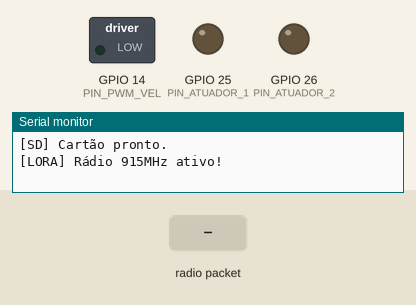
Bench run of a sketch on a simulated ESP32. Shown: switched loads named in the sketch (green lamp = pin HIGH), output pins drawn as LEDs (lit = HIGH), the last lines printed to the serial monitor. The inputs (shaded band) are chosen by the test bench. Storage starts empty; no radio packets arrive unless stated; the modem accepts every AT command (registered, SIM ready, sends succeed) and sends nothing else.

Above: at 1.2 s.
1.3 s: radio packet "CMD:DESTRAVAR:1234" arrives
At 2.0 s:
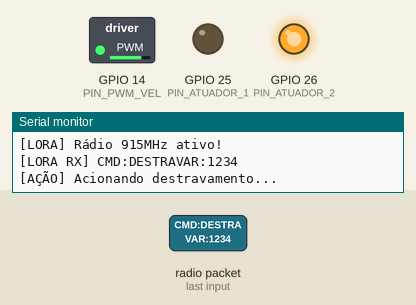
3.8 s: radio packet "CMD:TRAVAR:1234" arrives
At 4.6 s:
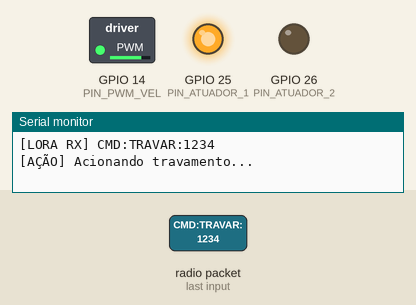
Timing chart, 0 to 6.8 s (numbered marks = the images above; inputs shaded):
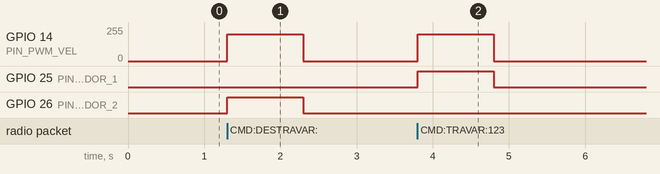

Measured:
- after the input at 1.3 s, GPIO 14 (PIN_PWM_VEL): 0/255 → 199/255 at once, → 0/255 1.0 s later; GPIO 26 (PIN_ATUADOR_2): LOW → HIGH at once, → LOW 1.0 s later
- after the input at 3.8 s, GPIO 14 (PIN_PWM_VEL): 0/255 → 199/255 at once, → 0/255 1.0 s later; GPIO 25 (PIN_ATUADOR_1): LOW → HIGH at once, → LOW 1.0 s later

The sketch:

TravaEHR_ESP32_LoRa_Telemetria.ino
```cpp
/*
  ============================================================================
   TRAVA EHR — Trava eletrônica de abastecimento com LoRa & Telemetria
   Firmware ESP32 v2.0 (LoRa 915MHz + GPS + GSM + RTC + MicroSD + Acionamento)
  ============================================================================
*/

#include <WiFi.h>
#include <WebServer.h>
#include <SPI.h>
#include <Wire.h>
#include <LoRa.h>
#include <SD.h>

// ============================ DEFINIÇÃO DE PINOS ============================
// Barramento SPI Compartilhado (LoRa e Cartão MicroSD)
#define PIN_SPI_SCK   18
#define PIN_SPI_MISO  19
#define PIN_SPI_MOSI  23

// Módulo LoRa SX1276 (915 MHz)
#define LORA_CS       5
#define LORA_RST      2
#define LORA_DIO0     4
#define LORA_FREQ     915E6

// Módulo Leitor Micro SD
#define SD_CS         13

// Módulo RTC DS3231 (I2C)
#define I2C_SDA       21
#define I2C_SCL       22
#define DS3231_ADDR   0x68

// Módulo GPS NEO-6M (Serial 1)
#define GPS_RX_PIN    34
#define GPS_TX_PIN    33

// Módulo GSM GPRS SIM800L (Serial 2)
#define GSM_RX_PIN    16
#define GSM_TX_PIN    17

// Acionamento das Travas / Motores (PWM / Gate)
#define PIN_ATUADOR_1 25
#define PIN_ATUADOR_2 26
#define PIN_PWM_VEL   14

// Sensores de Fim de Curso
#define PIN_FC_TRAV   35
#define PIN_FC_DEST   36

// ============================ CONFIGURAÇÕES =================================
const char* WIFI_SSID = "TRAVA-EHR-01";
const char* WIFI_PASS = "trava2026";
const char* PIN_AUTH  = "1234";

WebServer server(80);
HardwareSerial gpsSerial(1);
HardwareSerial gsmSerial(2);

enum EstadoTrava { TRAVADO, DESTRAVADO, EM_MOVIMENTO, FALHA };
EstadoTrava estadoAtual = TRAVADO;

// Variáveis de Telemetria
String ultimaLatitude  = "-19.9245";
String ultimaLongitude = "-43.9352";
String carimboTempo    = "2026-10-20 21:30:00";

// ========================== ROTINAS DE OPERAÇÃO =============================
void registrarLogSD(String evento, String resultado) {
  File logFile = SD.open("/ehr_audit.csv", FILE_APPEND);
  if (logFile) {
    String linha = carimboTempo + ";" + ultimaLatitude + ";" + ultimaLongitude + ";" + evento + ";" + resultado;
    logFile.println(linha);
    logFile.close();
    Serial.println("[SD LOG] " + linha);
  }
}

void enviarAlertaGSM(String msg) {
  gsmSerial.println("AT+CMGF=1"); // Modo texto SMS
  delay(100);
  gsmSerial.println("AT+CMGS=\"+5531999999999\""); // Inserir número da central
  delay(100);
  gsmSerial.print("[ALERTA TRAVA EHR] " + msg + " em Lat: " + ultimaLatitude + " Lon: " + ultimaLongitude);
  delay(100);
  gsmSerial.write(26); // Ctrl+Z
}

void executarTravar() {
  estadoAtual = EM_MOVIMENTO;
  Serial.println("[AÇÃO] Acionando travamento...");
  digitalWrite(PIN_ATUADOR_1, HIGH);
  digitalWrite(PIN_ATUADOR_2, LOW);
  ledcWrite(0, 200); // 80% PWM
  delay(1000);       // Pulso de 1 segundo
  ledcWrite(0, 0);
  digitalWrite(PIN_ATUADOR_1, LOW);
  estadoAtual = TRAVADO;
  registrarLogSD("TRAVAR", "SUCESSO");
}

void executarDestravar() {
  estadoAtual = EM_MOVIMENTO;
  Serial.println("[AÇÃO] Acionando destravamento...");
  digitalWrite(PIN_ATUADOR_1, LOW);
  digitalWrite(PIN_ATUADOR_2, HIGH);
  ledcWrite(0, 200);
  delay(1000);
  ledcWrite(0, 0);
  digitalWrite(PIN_ATUADOR_2, LOW);
  estadoAtual = DESTRAVADO;
  registrarLogSD("DESTRAVAR", "SUCESSO");
  enviarAlertaGSM("Bocal destravado para abastecimento.");
}

// ============================== SETUP =======================================
void setup() {
  Serial.begin(115200);
  gpsSerial.begin(9600, SERIAL_8N1, GPS_RX_PIN, GPS_TX_PIN);
  gsmSerial.begin(9600, SERIAL_8N1, GSM_RX_PIN, GSM_TX_PIN);

  pinMode(PIN_ATUADOR_1, OUTPUT);
  pinMode(PIN_ATUADOR_2, OUTPUT);
  pinMode(PIN_FC_TRAV, INPUT_PULLUP);
  pinMode(PIN_FC_DEST, INPUT_PULLUP);

  ledcAttachPin(PIN_PWM_VEL, 0);
  ledcSetup(0, 1000, 8); // 1 kHz, 8 bits

  // 1. Inicializar I2C para RTC
  Wire.begin(I2C_SDA, I2C_SCL);

  // 2. Inicializar barramento SPI
  SPI.begin(PIN_SPI_SCK, PIN_SPI_MISO, PIN_SPI_MOSI);

  // 3. Inicializar MicroSD
  if (!SD.begin(SD_CS)) {
    Serial.println("[SD] Falha na inicialização do cartão.");
  } else {
    Serial.println("[SD] Cartão pronto.");
  }

  // 4. Inicializar LoRa 915 MHz
  LoRa.setPins(LORA_CS, LORA_RST, LORA_DIO0);
  if (!LoRa.begin(LORA_FREQ)) {
    Serial.println("[LORA] Falha na conexão com SX1276.");
  } else {
    Serial.println("[LORA] Rádio 915MHz ativo!");
  }

  // 5. Configurar Wi-Fi AP
  WiFi.softAP(WIFI_SSID, WIFI_PASS);
  server.on("/status", HTTP_GET, []() {
    String json = "{\"estado\":\"" + String(estadoAtual == TRAVADO ? "TRAVADO" : "DESTRAVADO") + "\",\"lat\":\"" + ultimaLatitude + "\",\"lon\":\"" + ultimaLongitude + "\"}";
    server.send(200, "application/json", json);
  });
  server.on("/destravar", HTTP_POST, []() {
    if (server.hasArg("pin") && server.arg("pin") == PIN_AUTH) {
      executarDestravar();
      server.send(200, "application/json", "{\"ok\":true,\"msg\":\"Destravado\"}");
    } else {
      server.send(403, "application/json", "{\"ok\":false,\"msg\":\"PIN Incorreto\"}");
    }
  });
  server.on("/travar", HTTP_POST, []() {
    executarTravar();
    server.send(200, "application/json", "{\"ok\":true,\"msg\":\"Travado\"}");
  });
  server.begin();
}

// =============================== LOOP =======================================
void loop() {
  server.handleClient();

  // Escuta de Comandos LoRa
  int packetSize = LoRa.parsePacket();
  if (packetSize) {
    String loraMsg = "";
    while (LoRa.available()) {
      loraMsg += (char)LoRa.read();
    }
    Serial.println("[LORA RX] " + loraMsg);
    if (loraMsg == "CMD:DESTRAVAR:1234") {
      executarDestravar();
      LoRa.beginPacket();
      LoRa.print("ACK:DESTRAVADO");
      LoRa.endPacket();
    } else if (loraMsg == "CMD:TRAVAR:1234") {
      executarTravar();
      LoRa.beginPacket();
      LoRa.print("ACK:TRAVADO");
      LoRa.endPacket();
    }
  }

  // Leitura periódica do GPS
  while (gpsSerial.available()) {
    char c = gpsSerial.read();
    // Parser NMEA pode atualizar ultimaLatitude e ultimaLongitude
  }
}
```
